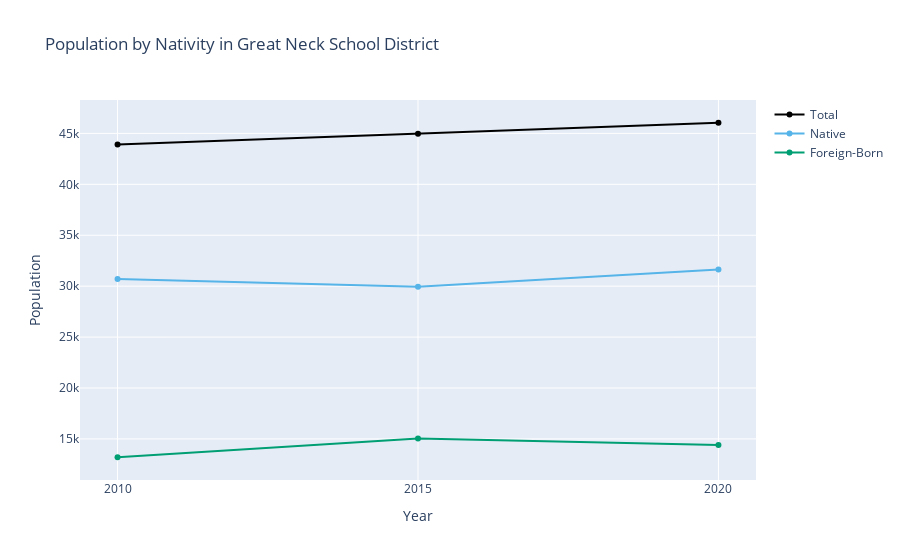

Notebook code for this chart:
### Markdown cell above
### Graphing the data

The most obvious way to view this data is as a line graph. This will allow us to see how the numbers change over time. There are many charting libraries in Python, and I've heard good things about Plotly for a while, so I thought to try using it here.

Note that this code is written in such a way that it would be easy to turn it into a function. For example, it iterates over a list of columns to add lines to the graph.

### Code cell
import plotly.graph_objects as go

colorblind_palette = [
    "#E69F00",
    "#56B4E9",
    "#009E73",
    "#F0E442",
    "#0072B2",
    "#D55E00",
    "#CC79A7",
]

fig = go.Figure()

x_cols = ["Total", "Native", "Foreign-Born"]
y_col = "Year"
for idx, x_col in enumerate(x_cols):    
    color = "black" if x_col == "Total" else colorblind_palette[idx]
    fig.add_trace(
        go.Scatter(
            x=df[y_col],
            y=df[x_col],
            mode="lines+markers",
            name=x_col,
            line=dict(color=color),
            hovertemplate="Year: %{x}<br>" + x_col + ": %{y:,}<extra></extra>",
        )
    )

# Update layout
fig.update_layout(
    title="Population by Nativity in Great Neck School District",
    xaxis_title="Year",
    yaxis_title="Population",
    xaxis=dict(
        tickmode="array",
        tickvals=df["Year"],
        ticktext=[str(year) for year in df["Year"]],
    ),
)

fig.show()

### Figure 1 — Plotly figure (JSON) as saved in the notebook; plotly's stock layout.template omitted (floating-point values rounded to 4 significant figures)
{"data": [{"hovertemplate": "Year: %{x}<br>Total: %{y:,}<extra></extra>", "line": {"color": "black"}, "mode": "lines+markers", "name": "Total", "type": "scatter", "x": [2010, 2015, 2020], "y": [43899, 44975, 46046]}, {"hovertemplate": "Year: %{x}<br>Native: %{y:,}<extra></extra>", "line": {"color": "#56B4E9"}, "mode": "lines+markers", "name": "Native", "type": "scatter", "x": [2010, 2015, 2020], "y": [30699, 29935, 31638]}, {"hovertemplate": "Year: %{x}<br>Foreign-Born: %{y:,}<extra></extra>", "line": {"color": "#009E73"}, "mode": "lines+markers", "name": "Foreign-Born", "type": "scatter", "x": [2010, 2015, 2020], "y": [13200, 15040, 14408]}], "layout": {"title": {"text": "Population by Nativity in Great Neck School District"}, "xaxis": {"tickmode": "array", "ticktext": ["2010", "2015", "2020"], "tickvals": [2010, 2015, 2020], "title": {"text": "Year"}}, "yaxis": {"title": {"text": "Population"}}}}
